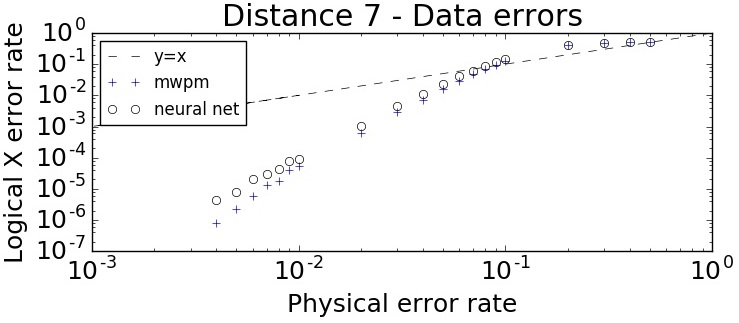

Write the Python code that produced this figure.
import matplotlib
from matplotlib import pyplot

a = [1, 0.001, 0.01]
b = [1, 0.001, 0.01]

c = [0.5,0.4,0.3,0.2,0.1,
     0.09,0.08,0.07,0.06,0.05,0.04,0.03,0.02,0.01,
     0.009, 0.008, 0.007, 0.006, 0.005, 0.004]

d = [0.505356782,0.500625782,0.494535384,0.41235413,0.127873967,
     0.096344683,0.069248241,0.047380341,0.029422149,0.016415869,0.007315289,0.002845833,0.000604113,5.21512E-05,
     4.15094E-05,1.82342E-05,1.33261E-05,5.92E-06,2.27891E-06,7.7899E-07]

e = [0.503941783,0.501276596,0.494535384,0.425714404,0.151914273,
     0.119255448,0.088042214,0.062551526,0.040755561,0.023485636,0.010929042,0.004467957,0.00106928,9.38722E-05,
     7.79874E-05,4.3762E-05,2.99836E-05,2.03E-05,7.97618E-06,4.34008E-06]

pyplot.subplot(2,1,1)#,aspect='equal')
pyplot.plot(a, b, color='black', lw=2, ls='dashed', label='y=x', linewidth=0.5)

pyplot.subplot(2,1,1)#,aspect='equal')
pyplot.plot(c, d, color='blue', lw=5, ls = 'None', marker='+',label='mwpm')

pyplot.subplot(2,1,1)#,aspect='equal')
pyplot.plot(c, e, color='None', lw=5, ls = 'None', marker='o',label='neural net')

pyplot.yscale('log')
pyplot.xscale('log')
pyplot.title('Distance 7 - Data errors')
pyplot.xlabel('Physical error rate')
pyplot.ylabel('Logical X error rate')

pyplot.legend(loc=2,prop={'size':12})

font = {'family' : 'normal',
        'weight' : 'bold',
        'size'   : 18}

matplotlib.rc('font', **font)
pyplot.savefig('d_7_data_errors.jpg')
pyplot.show()
